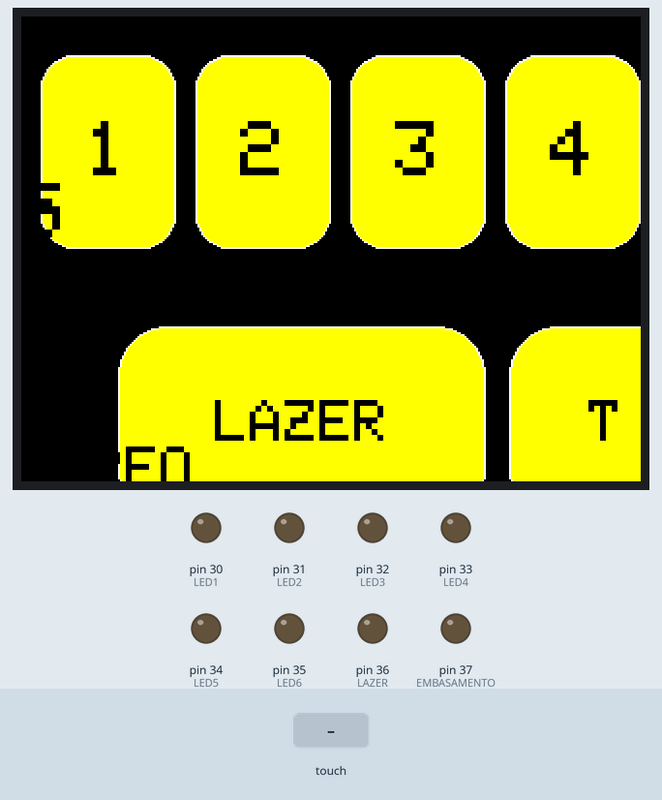
Recording of a sketch running on a simulated Arduino Mega 2560, built with avr-gcc and run on an emulated ATmega2560. Shown: 320×240 colour display, output pins drawn as LEDs (lit = HIGH). Inputs (shaded band) come from the test bench. Pins used as bus, display or sensor lines are not drawn; what the sketch prints to the serial monitor is not drawn.

Above: at 1.5 s.
1.6 s: touch panel pressed at 13 % / 10 % of its raw x / y range
At 2.2 s:
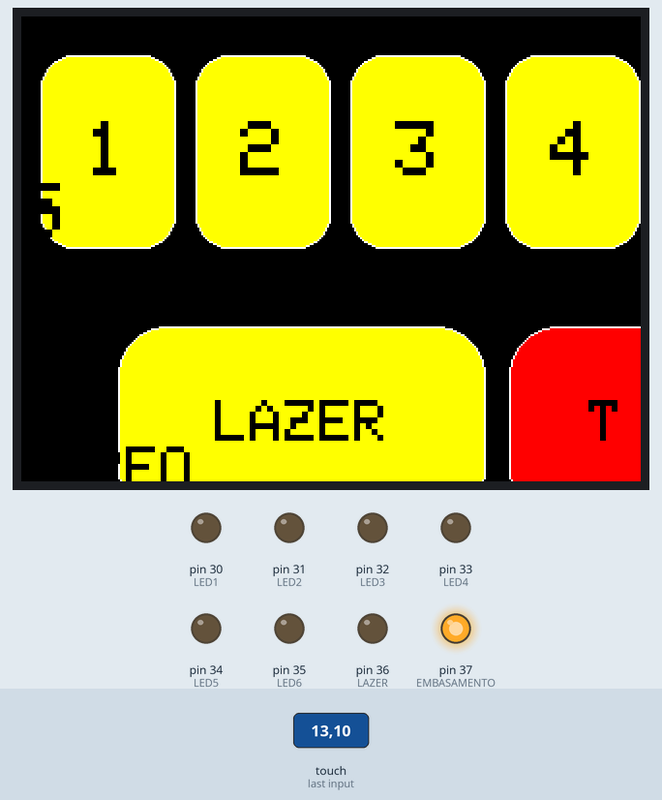
3.4 s: touch panel pressed at 13 % / 30 % of its raw x / y range
At 5.0 s:
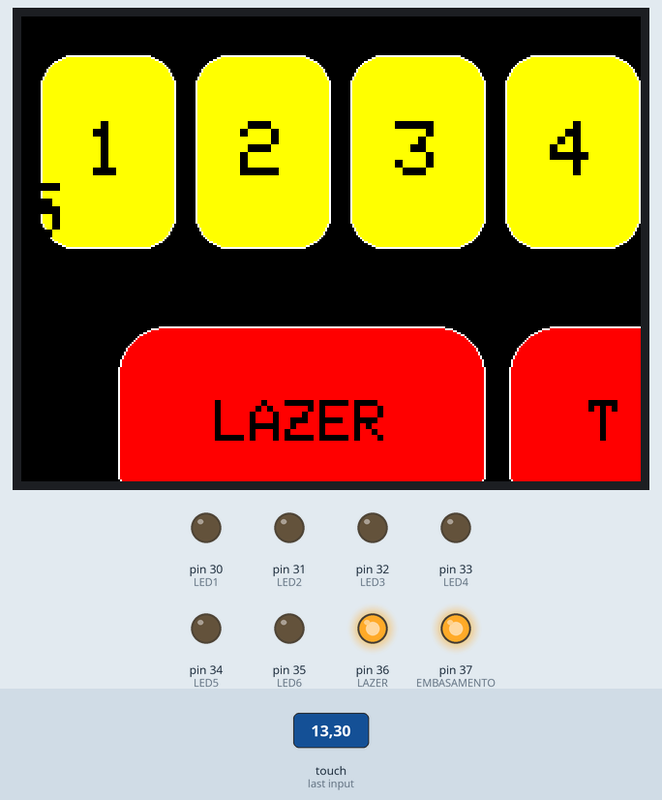
5.3 s: touch panel pressed at 13 % / 50 % of its raw x / y range
At 6.8 s:
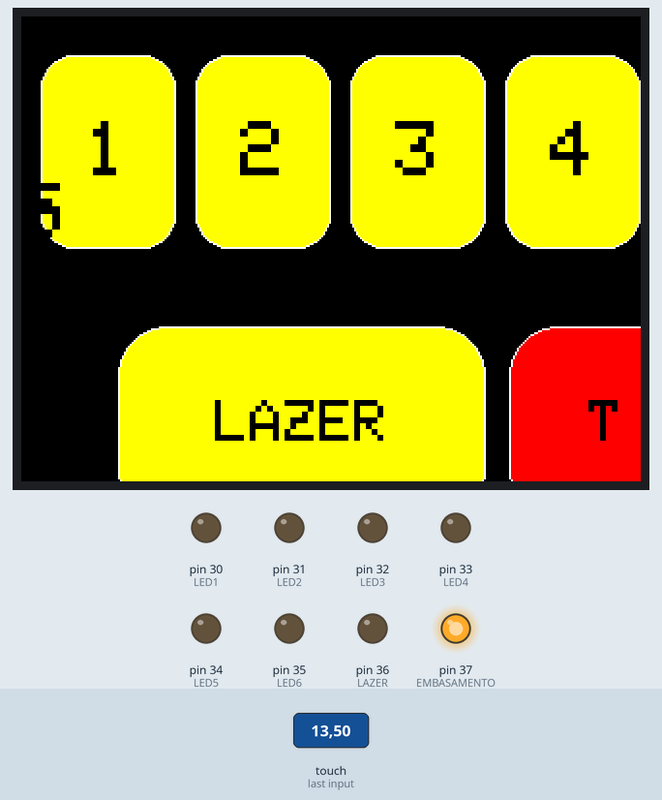
7.1 s: touch panel pressed at 13 % / 10 % of its raw x / y range
At 7.28 s:
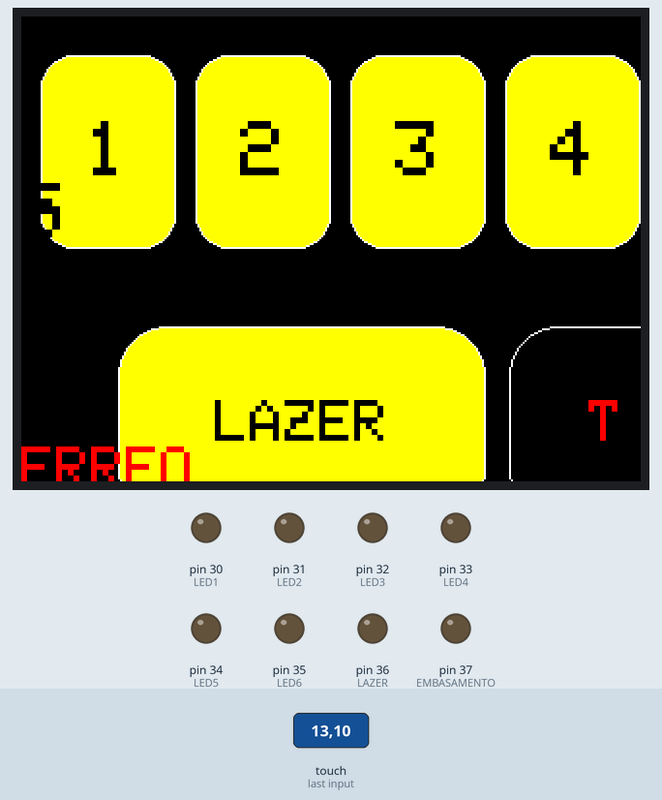
8.9 s: touch panel pressed at 62 % / 10 % of its raw x / y range
At 10.0 s:
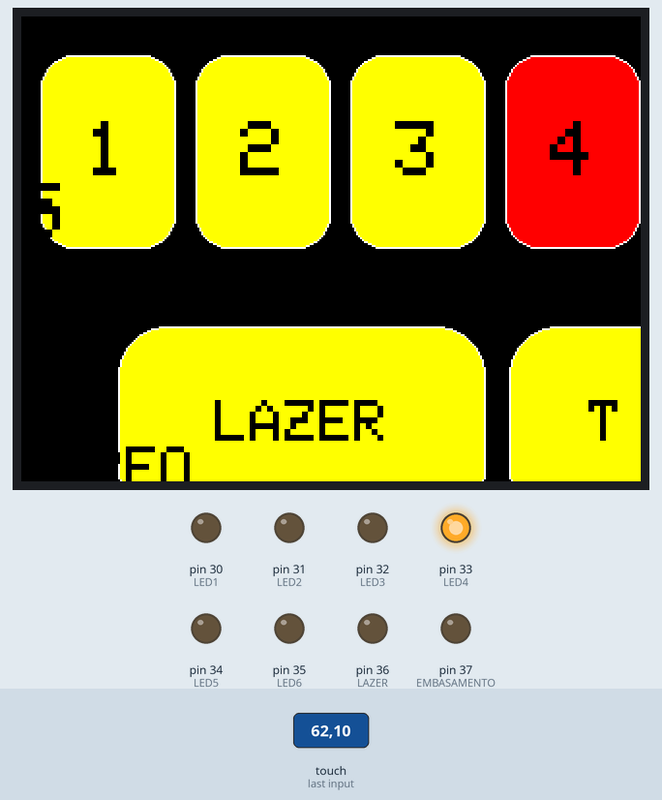
10.7 s: touch panel pressed at 13 % / 70 % of its raw x / y range
At 12.1 s:
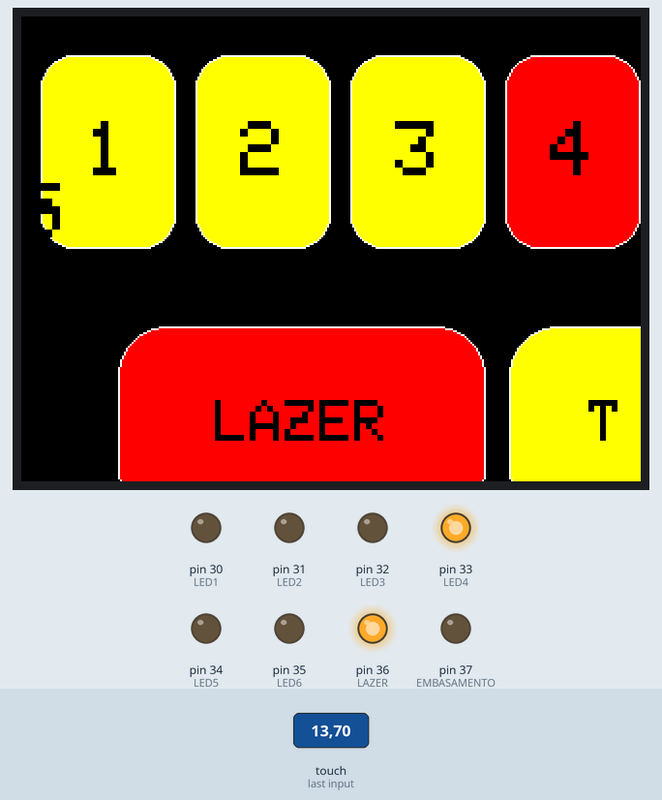
Timing chart, 0 to 13.5 s (numbered marks = the images above; inputs shaded):
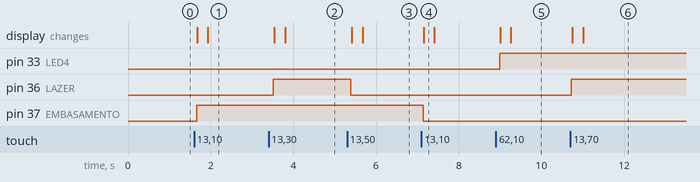

The sketch:

PROJETO_V2.ino.ino
```cpp
//{Projeto_Final.INO} Arduino MEGA2560 X 3.5" TFT DISPLAY ILI9486
//Interface gráfica desenvolvida para um Display TFT touchscreen - Driver: ILI9486
//Botões para acionar saídas do mega2560, definidas abaixo.
//@author Marcel Tamada
//@since 27/04/2025

// Se a mensagem do Serial Monitor estiver saindo com caracteres estranhos, no canto superior direito do terminal do serial monitor, tem a opção para escolher o baud e nesse projeto estou utilizando 115200.
// Conferir todos os #DEFINE se estão com a numeração de pinos corretas antes de compilar e testar o código
// Se a tela ficar de cabeça para baixo ou em uma orientação diferente da desejada, alterar os parâmetros das linhas 54/55 e 88
// O código está documentado com comentários, qualquer dúvida entre em contato comigo.

// ***** BAIXAR AS BIBLIOTECAS NO "Tools->Manage Libraries" ANTES DE COMPILAR E FAZER UPLOAD *****
#include <Adafruit_GFX.h>
#include <MCUFRIEND_kbv.h>
MCUFRIEND_kbv tft;
#include <TouchScreen.h>

#define MINPRESSURE 200
#define MAXPRESSURE 1000

// ******* CONFERIR OS PINOS DISPONÍVEIS NO ARDUÍNO PORQUE DEPENDENDO DO SHIELD OS PINOS LIVRES PODEM MUDAR *******
//==== Pinos de saída para LED ====
#define LED1  30
#define LED2  31
#define LED3  32
#define LED4  33
#define LED5  34
#define LED6  35
#define LAZER  36
#define EMBASAMENTO  37

// Valores obtidos pela calibração TouchScreen_Calibr_Native
const int XP = 8, XM = A2, YP = A3, YM = 9;
const int TS_LEFT = 122, TS_RT = 915, TS_TOP = 938, TS_BOT = 91;

#define NUM_BUTTONS 8
bool btn_state[NUM_BUTTONS] = {false, false, false, false, false, false, false, false}; // estado dos botões

TouchScreen ts = TouchScreen(XP, YP, XM, YM, 300);

// Criando 8 botões
Adafruit_GFX_Button btn1, btn2, btn3, btn4, btn5, btn6, btnL, btnE;

int pixel_x, pixel_y;

bool Touch_getXY(void) {
  TSPoint p = ts.getPoint();
  pinMode(YP, OUTPUT);
  pinMode(XM, OUTPUT);
  digitalWrite(YP, HIGH);
  digitalWrite(XM, HIGH);

  bool pressed = (p.z > MINPRESSURE && p.z < MAXPRESSURE);
  if (pressed) {
    pixel_x = map(p.y, TS_RT, TS_LEFT, 0, tft.width());
    pixel_y = map(p.x, TS_TOP, TS_BOT, 0, tft.height());
  }
  return pressed;
}

#define BLACK 0x0000
#define BLUE 0x001F
#define RED 0xF800
#define GREEN 0x07E0
#define CYAN 0x07FF
#define MAGENTA 0xF81F
#define YELLOW 0xFFE0
#define WHITE 0xFFFF

void setup(void) {
  Serial.begin(9600);
  uint16_t ID = tft.readID();
  Serial.print("TFT ID = 0x");
  Serial.println(ID, HEX);
  Serial.println("Calibrado para o seu Touch Panel");

  // Inicialização dos LEDs como saída
  pinMode(LED1, OUTPUT);
  pinMode(LED2, OUTPUT);
  pinMode(LED3, OUTPUT);
  pinMode(LED4, OUTPUT);
  pinMode(LED5, OUTPUT);
  pinMode(LED6, OUTPUT);
  pinMode(LAZER, OUTPUT);
  pinMode(EMBASAMENTO, OUTPUT);

  if (ID == 0xD3D3) ID = 0x9486;
  tft.begin(ID);
  tft.setRotation(1); // retrato
  tft.fillScreen(BLACK);

  uint16_t backgroundColor = YELLOW;
  //btn*.initButton(&tft, centroX, centroY, largura, altura, cor_borda,     cor_fundo,      cor_texto, "texto",    tamanho_texto);
  btn1.initButton(&tft,   45,       70,     70,     100,     WHITE,     backgroundColor,    BLACK,      "1",            4);     // 1
  btn2.initButton(&tft,   125,      70,     70,     100,     WHITE,     backgroundColor,    BLACK,      "2",            4);     // 2
  btn3.initButton(&tft,   205,      70,     70,     100,     WHITE,     backgroundColor,    BLACK,      "3",            4);     // 3
  btn4.initButton(&tft,   285,      70,     70,     100,     WHITE,     backgroundColor,    BLACK,      "4",            4);     // 4
  btn5.initButton(&tft,   365,      70,     70,     100,     WHITE,     backgroundColor,    BLACK,      "5",            4);     // 5
  btn6.initButton(&tft,   445,      70,     70,     100,     WHITE,     backgroundColor,    BLACK,      "6",            4);     // 6
  btnL.initButton(&tft,   145,      210,   190,     100,     WHITE,     backgroundColor,    BLACK,      "LAZER",        3);     // LAZER
  btnE.initButton(&tft,   347,      210,   190,     100,     WHITE,     backgroundColor,    BLACK,      "TERREO",       3);     // TÉRREO

  // Desenha os botões na tela
  btn1.drawButton(false);
  btn2.drawButton(false);
  btn3.drawButton(false);
  btn4.drawButton(false);
  btn5.drawButton(false);
  btn6.drawButton(false);
  btnL.drawButton(false);
  btnE.drawButton(false);
}

void loop(void) {
  bool down = Touch_getXY();

  btn1.press(down && btn1.contains(pixel_x, pixel_y));
  btn2.press(down && btn2.contains(pixel_x, pixel_y));
  btn3.press(down && btn3.contains(pixel_x, pixel_y));
  btn4.press(down && btn4.contains(pixel_x, pixel_y));
  btn5.press(down && btn5.contains(pixel_x, pixel_y));
  btn6.press(down && btn6.contains(pixel_x, pixel_y));
  btnL.press(down && btnL.contains(pixel_x, pixel_y));
  btnE.press(down && btnE.contains(pixel_x, pixel_y));

  // Reage quando algum botão é pressionado
  if (btn1.justPressed()) {
    delay(20);
    btn_state[0] = !btn_state[0]; // Muda o estado do botão 1
    digitalWrite(LED1, btn_state[0] ? HIGH : LOW);
    btn1.drawButton(true);
  }
  if (btn2.justPressed()) {
    delay(20);
    btn_state[1] = !btn_state[1]; // Muda o estado do botão 2
    digitalWrite(LED2, btn_state[1] ? HIGH : LOW);
    btn2.drawButton(true);
  }
  if (btn3.justPressed()) {
    delay(20);
    btn_state[2] = !btn_state[2]; // Muda o estado do botão 3
    digitalWrite(LED3, btn_state[2] ? HIGH : LOW);
    btn3.drawButton(true);
  }
  if (btn4.justPressed()) {
    delay(20);
    btn_state[3] = !btn_state[3]; // Muda o estado do botão 4
    digitalWrite(LED4, btn_state[3] ? HIGH : LOW);
    btn4.drawButton(true);
  }
  if (btn5.justPressed()) {
    delay(20);
    btn_state[4] = !btn_state[4]; // Muda o estado do botão 5
    digitalWrite(LED5, btn_state[4] ? HIGH : LOW);
    btn5.drawButton(true);
  }
  if (btn6.justPressed()) {
    delay(20);
    btn_state[5] = !btn_state[5]; // Muda o estado do botão 6
    digitalWrite(LED6, btn_state[5] ? HIGH : LOW);
    btn6.drawButton(true);
  }
  if (btnL.justPressed()) {
    delay(20);
    btn_state[6] = !btn_state[6]; // Muda o estado do botão LAZER
    digitalWrite(LAZER, btn_state[6] ? HIGH : LOW);
    btnL.drawButton(true);
  }
  if (btnE.justPressed()) {
    delay(20);
    btn_state[7] = !btn_state[7]; // Muda o estado do botão EMBASAMENTO
    digitalWrite(EMBASAMENTO, btn_state[7] ? HIGH : LOW);
    btnE.drawButton(true);
  }
  delay(120);
  // Atualiza visual dos botões ao soltar
  if (btn1.justReleased()){
    uint16_t backgroundColor = btn_state[0] ? RED : YELLOW;
    btn1.initButton(&tft,   45,       70,     70,     100,     WHITE,     backgroundColor,    BLACK,      "1",            4);
    btn1.drawButton();
  }
  if (btn2.justReleased()){
    uint16_t backgroundColor = btn_state[1] ? RED : YELLOW;
    btn2.initButton(&tft,   125,      70,     70,     100,     WHITE,     backgroundColor,    BLACK,      "2",            4);
    btn2.drawButton();
  }
  if (btn3.justReleased()) {
    uint16_t backgroundColor = btn_state[2] ? RED : YELLOW;
    btn3.initButton(&tft,   205,      70,     70,     100,     WHITE,     backgroundColor,    BLACK,      "3",            4);
    btn3.drawButton();
  }
  if (btn4.justReleased()) {
    uint16_t backgroundColor = btn_state[3] ? RED : YELLOW;
    btn4.initButton(&tft,   285,      70,     70,     100,     WHITE,     backgroundColor,    BLACK,      "4",            4);
    btn4.drawButton();
  }
  if (btn5.justReleased()) {
    uint16_t backgroundColor = btn_state[4] ? RED : YELLOW;
    btn5.initButton(&tft,   365,      70,     70,     100,     WHITE,     backgroundColor,    BLACK,      "5",            4);
    btn5.drawButton();
  }
  if (btn6.justReleased()) {
    uint16_t backgroundColor = btn_state[5] ? RED : YELLOW;
    btn6.initButton(&tft,   445,      70,     70,     100,     WHITE,     backgroundColor,    BLACK,      "6",            4);
    btn6.drawButton();
  }
  if (btnL.justReleased()) {
    uint16_t backgroundColor = btn_state[6] ? RED : YELLOW;
    btnL.initButton(&tft,   145,      210,   190,     100,     WHITE,     backgroundColor,    BLACK,      "LAZER",        3);
    btnL.drawButton();
  }
  if (btnE.justReleased()) {
    uint16_t backgroundColor = btn_state[7] ? RED : YELLOW;
    btnE.initButton(&tft,   347,      210,   190,     100,     WHITE,     backgroundColor,    BLACK,      "TERREO",       3);
    btnE.drawButton();
  }
}
```

Measured:
- after the input at 1.6 s, pin 37 (EMBASAMENTO): LOW → HIGH after 0.07 s; the display: first changes after 0.08 s (image 1 shows a later state)
- after the input at 3.4 s, pin 36 (LAZER): LOW → HIGH after 0.12 s; the display: first changes after 0.14 s (image 2 shows a later state)
- after the input at 5.3 s, pin 36 (LAZER): HIGH → LOW after 0.09 s; the display: first changes after 0.12 s (image 3 shows a later state)
- after the input at 7.1 s, pin 37 (EMBASAMENTO): HIGH → LOW at once; the display: changes after 0.06 s (image 4)
- after the input at 8.9 s, pin 33 (LED4): LOW → HIGH after 0.09 s; the display: first changes after 0.11 s (image 5 shows a later state)
- after the input at 10.7 s, pin 36 (LAZER): LOW → HIGH at once; the display: first changes after 0.05 s (image 6 shows a later state)
